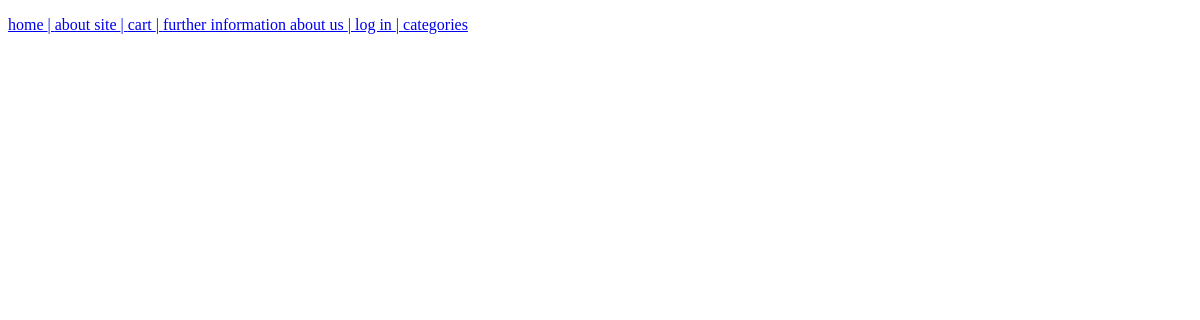
/categories/, run on an earlier commit of the app's database.
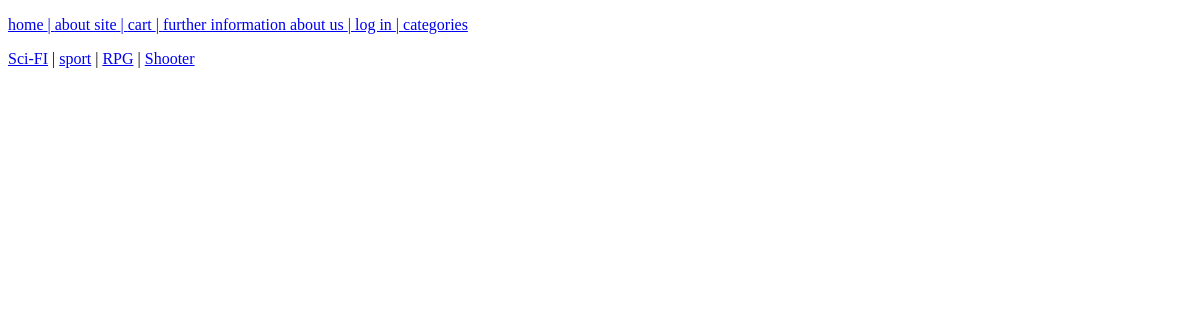
And on a later commit of the database.
### steamcat/models.py (models this page shows, shortened)
class Category(models.Model):
    name = models.CharField(max_length=255, db_index=True)
    slug = models.SlugField(max_length=255, unique=True, db_index=True)
    def get_absolute_url(self):
        return reverse("cat_id", kwargs={"cat_id":self.slug})

### steamcat/views.py (the view)
# urls.py: path("categories/", categories, name="cat"),
def categories(request):
    context = {
        "title":"categories"
    }
    return render(request, "steamcat/categories.html", context=context)

### steamcat/templatetags/cat_tag.py (called while the page is built)
@register.simple_tag(name='cat')
def categories():
    return views.cat_db

@register.simple_tag()
def menu():
    mainmenu = [
        {"mainword": "home", "url": "home"},
        {"mainword": "about site", "url": "about"},
        {"mainword": "cart", "url": "cart"},
        {"mainword": "further information about us", "url": "fname"},
        {"mainword": "log in", "url": "log"},
        {"mainword": "categories", "url": "cat"}
    ]
    return mainmenu

### steamcat/templates/steamcat/categories.html (shortened to what this page needs)
{% load static %}
{% load cat_tag %}
<!DOCTYPE html>
<html lang="en">
<head>
    <link type="text/css" rel="stylesheet" href="{% static 'steamcat/css/css.css' %}">
</head>
<body>
{% include 'steamcat/includes/hyperlinks.html' %}
{% cat as cat %}
<p>
{% for i in cat %}
    <a href="{{ i.get_absolute_url }}">{{ i.name }}</a>
    {% if not forloop.last %}|{% endif %}
{% endfor %}
</p>
</body>
</html>

### steamcat/templates/steamcat/includes/hyperlinks.html
{% load cat_tag %}
{% menu as menu %}
<p>
    {% for i in menu %}
    <a href="{% url i.url %}">{{ i.mainword }} {% if not forloop.last %} | {% endif %}</a>
    {% endfor %}
</p>

What changed in the data, as far as the page shows it:
added Category: name "Sci-FI"
added Category: name "sport"
added Category: name "RPG"
added Category: name "Shooter"
